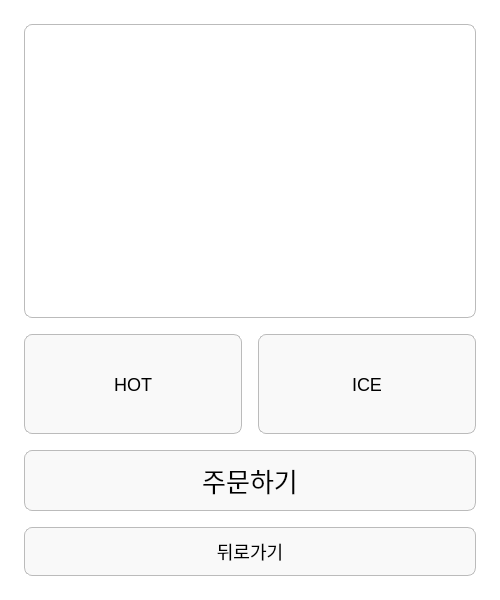
<?xml version="1.0" encoding="UTF-8"?>
<ui version="4.0">
 <class>MenuPage</class>
 <widget class="QWidget" name="MenuPage">
  <property name="geometry">
   <rect><x>0</x><y>0</y><width>500</width><height>600</height></rect>
  </property>
  <property name="windowTitle">
   <string>Creature Kiosk - Menu</string>
  </property>

  <property name="styleSheet">
   <string notr="true">
    QWidget#MenuPage { background: #ffffff; }
    QLabel#labelOrder { font-size: 22px; font-weight: bold; border: 1px solid #bbb; border-radius: 8px; padding: 8px; }
    QPushButton {
      font-size: 18px; border: 1px solid #bbb; border-radius: 8px; padding: 10px;
      background: #f9f9f9;
    }
    QPushButton:pressed { background: #f0f0f0; }
    QPushButton:checked { background: #e8f2ff; border: 1px solid #66a3ff; }
    QPushButton#btnOrder { font-size: 26px; }
    QPushButton#btnBack  { font-size: 20px; }
   </string>
  </property>

  <layout class="QVBoxLayout" name="rootLayout">
   <property name="spacing"><number>16</number></property>
   <property name="leftMargin"><number>24</number></property>
   <property name="topMargin"><number>24</number></property>
   <property name="rightMargin"><number>24</number></property>
   <property name="bottomMargin"><number>24</number></property>

   <!-- 주문 요약 -->
   <item>
    <widget class="QLabel" name="labelOrder">
     <property name="text"><string/></property>
     <property name="alignment"><set>Qt::AlignCenter</set></property>
    </widget>
   </item>

   <!-- HOT / ICE -->
   <item>
    <layout class="QHBoxLayout" name="tempLayout">
     <property name="spacing"><number>16</number></property>
     <item>
      <widget class="QPushButton" name="btnHot">
       <property name="minimumSize"><size><width>140</width><height>100</height></size></property>
       <property name="text"><string>HOT</string></property>
       <property name="checkable"><bool>true</bool></property>
       <property name="autoExclusive"><bool>true</bool></property>
      </widget>
     </item>
     <item>
      <widget class="QPushButton" name="btnIce">
       <property name="minimumSize"><size><width>140</width><height>100</height></size></property>
       <property name="text"><string>ICE</string></property>
       <property name="checkable"><bool>true</bool></property>
       <property name="autoExclusive"><bool>true</bool></property>
      </widget>
     </item>
    </layout>
   </item>

   <!-- 주문하기 -->
   <item>
    <widget class="QPushButton" name="btnOrder">
     <property name="minimumHeight"><number>64</number></property>
     <property name="text"><string>주문하기</string></property>
    </widget>
   </item>

   <!-- 뒤로가기 -->
   <item>
    <widget class="QPushButton" name="btnCancel">
     <property name="minimumHeight"><number>48</number></property>
     <property name="text"><string>뒤로가기</string></property>
    </widget>
   </item>
  </layout>
 </widget>
 <resources/>
 <connections/>
</ui>
